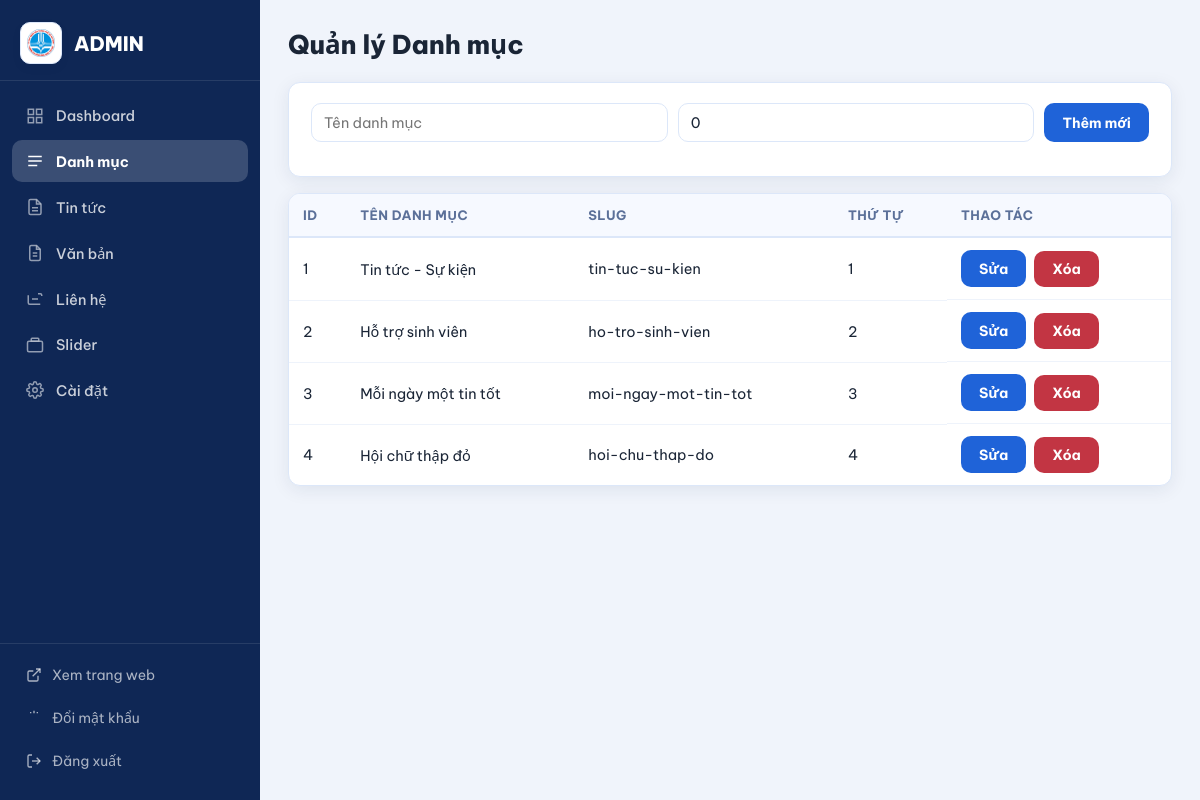
The app's page /admin/categories.php (signed in) with its own data.
### tables this page shows
CREATE TABLE IF NOT EXISTS `categories` (
  `id` int NOT NULL AUTO_INCREMENT,
  `name` varchar(180) NOT NULL,
  `slug` varchar(200) NOT NULL,
  `sort_order` int NOT NULL DEFAULT '0',
  `is_active` tinyint(1) NOT NULL DEFAULT '1',
  `created_at` timestamp NULL DEFAULT CURRENT_TIMESTAMP,
  PRIMARY KEY (`id`),
  UNIQUE KEY `slug` (`slug`)
);

### includes/functions.php (called while the page is built, shortened)
<?php
function e(string $value): string
{
    return htmlspecialchars($value, ENT_QUOTES, 'UTF-8');
}

### admin/categories.php (the view, shortened to what this page needs)
<?php
require __DIR__ . '/includes/bootstrap.php';
$editItem = null;
$items = $pdo->query('SELECT * FROM categories ORDER BY sort_order ASC, id DESC')->fetchAll();
require __DIR__ . '/includes/header.php';
?>
<div class="card">
    <form method="post" class="row">
        <input type="text" name="name" value="<?= e($editItem['name'] ?? '') ?>" placeholder="Tên danh mục" required>
        <input type="number" name="sort_order" value="<?= e((string) ($editItem['sort_order'] ?? 0)) ?>" placeholder="Thứ tự">
        <button type="submit"><?= $editItem ? 'Cập nhật' : 'Thêm mới' ?></button>
    </form>
</div>
<div class="table-wrap" style="margin-top: 14px;">
    <table>
        <thead>
        <tr>
            <th>ID</th>
            <th>Tên danh mục</th>
            <th>Slug</th>
            <th>Thứ tự</th>
            <th>Thao tác</th>
        </tr>
        </thead>
        <tbody>
        <?php foreach ($items as $item): ?>
            <tr>
                <td><?= (int) $item['id'] ?></td>
                <td><?= e($item['name']) ?></td>
                <td><?= e($item['slug']) ?></td>
                <td><?= (int) $item['sort_order'] ?></td>
                <td class="actions">
                    <a class="btn" href="categories.php?edit=<?= (int) $item['id'] ?>">Sửa</a>
                    <a class="btn btn-danger" href="categories.php?delete=<?= (int) $item['id'] ?>" onclick="return confirm('Xóa danh mục này?')">Xóa</a>
                </td>
            </tr>
        <?php endforeach; ?>
        </tbody>
    </table>
</div>
<?php require __DIR__ . '/includes/footer.php'; ?>

### assets/css/admin.css (style rules this page uses)
:root { --primary: #1f63d8; --primary-d: #1550b8; --sidebar-bg: #0f2755; --sidebar-hover: rgba(255,255,255,.1); --sidebar-active: rgba(255,255,255,.18); --bg: #f0f4fb; --card: #ffffff; --border: #dce7f9; --text: #1a2536; --muted: #5b7099; --danger: #c23543; --success-bg: #e6f7ee; --success-text: #15673c; --success-border: #a8dfbe; --error-bg: #fdecee; --error-text: #8d1a2b; --error-border: #f2c5cc; --radius: 12px; --shadow: 0 4px 18px rgba(18,36,71,.08); }
*, *::before, *::after { box-sizing: border-box; }
html { height: 100%; }
body { margin: 0; font-family: 'Be Vietnam Pro', 'Segoe UI', Tahoma, Geneva, Verdana, sans-serif; font-size: 15px; background: var(--bg); color: var(--text); height: 100%; }
a { text-decoration: none; }
.card { background: var(--card); border-radius: var(--radius); padding: 20px 22px; box-shadow: var(--shadow); border: 1px solid var(--border); margin-bottom: 16px; }
.table-wrap { background: var(--card); border-radius: var(--radius); overflow: hidden; border: 1px solid var(--border); box-shadow: var(--shadow); }
table { width: 100%; border-collapse: collapse; }
thead { background: #f6f9ff; }
th { padding: 12px 14px; text-align: left; font-size: 13px; font-weight: 700; color: var(--muted); text-transform: uppercase; letter-spacing: .4px; border-bottom: 2px solid var(--border); }
td { padding: 12px 14px; border-bottom: 1px solid #eef3fb; vertical-align: middle; font-size: 14.5px; }
tbody tr:last-child td { border-bottom: none; }
input, select, textarea { width: 100%; border: 1.5px solid var(--border); border-radius: 10px; padding: 9px 12px; font: inherit; font-size: 14.5px; background: #fff; color: var(--text); transition: border-color .15s, box-shadow .15s; outline: none; }
form.row { display: grid; grid-template-columns: 1fr 1fr auto; gap: 10px; margin-bottom: 14px; }
button, .btn { display: inline-flex; align-items: center; justify-content: center; gap: 6px; padding: 9px 18px; border-radius: 10px; border: 0; font: inherit; font-size: 14px; font-weight: 700; cursor: pointer; text-decoration: none; transition: opacity .15s, transform .1s; background: var(--primary); color: #fff; width: auto; }
.btn-danger { background: var(--danger); color: #fff; }
.admin-table .btn, .actions .btn { color: #fff; text-decoration: none; }
.actions { display: flex; gap: 8px; flex-wrap: wrap; align-items: center; }

### records on screen
categories: id "1", name "Tin tức - Sự kiện", slug "tin-tuc-su-kien", sort_order "1"
categories: id "2", name "Hỗ trợ sinh viên", slug "ho-tro-sinh-vien", sort_order "2"
categories: id "3", name "Mỗi ngày một tin tốt", slug "moi-ngay-mot-tin-tot", sort_order "3"
categories: id "4", name "Hội chữ thập đỏ", slug "hoi-chu-thap-do", sort_order "4"

### other values on screen
$pageTitle "Quản lý Danh mục"
